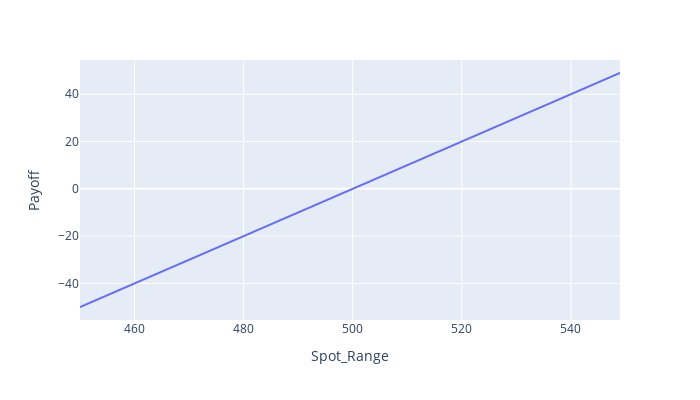

Source (notebook cell):
### Markdown cell above
### Going long on the stock

### Code cell
payoff_stock = spot-stock_buy_price

fig = px.line(x=spot,y=payoff_stock)
fig.update_layout(height = 400, width = 700, xaxis_title = 'Spot_Range', yaxis_title = 'Payoff')

### Figure 1 — Plotly figure (JSON) as saved in the notebook; plotly's stock layout.template omitted (floating-point values rounded to 4 significant figures)
{"data": [{"hovertemplate": "x=%{x}<br>y=%{y}<extra></extra>", "legendgroup": "", "line": {"color": "#636efa", "dash": "solid"}, "marker": {"symbol": "circle"}, "mode": "lines", "name": "", "orientation": "v", "showlegend": false, "type": "scatter", "x": [450, 451, 452, 453, 454, 455, 456, 457, 458, 459, 460, 461, 462, 463, 464, 465, 466, 467, 468, 469, 470, 471, 472, 473, 474, 475, 476, 477, 478, 479, 480, 481, 482, 483, 484, 485, 486, 487, 488, 489, 490, 491, 492, 493, 494, 495, 496, 497, 498, 499, 500, 501, 502, 503, 504, 505, 506, 507, 508, 509, 510, 511, 512, 513, 514, 515, 516, 517, 518, 519, 520, 521, 522, 523, 524, 525, 526, 527, 528, 529, 530, 531, 532, 533, 534, 535, 536, 537, 538, 539, 540, 541, 542, 543, 544, 545, 546, 547, 548, 549], "xaxis": "x", "y": [-50, -49, -48, -47, -46, -45, -44, -43, -42, -41, -40, -39, -38, -37, -36, -35, -34, -33, -32, -31, -30, -29, -28, -27, -26, -25, -24, -23, -22, -21, -20, -19, -18, -17, -16, -15, -14, -13, -12, -11, -10, -9, -8, -7, -6, -5, -4, -3, -2, -1, 0, 1, 2, 3, 4, 5, 6, 7, 8, 9, 10, 11, 12, 13, 14, 15, 16, 17, 18, 19, 20, 21, 22, 23, 24, 25, 26, 27, 28, 29, 30, 31, 32, 33, 34, 35, 36, 37, 38, 39, 40, 41, 42, 43, 44, 45, 46, 47, 48, 49], "yaxis": "y"}], "layout": {"height": 400, "legend": {"tracegroupgap": 0}, "margin": {"t": 60}, "width": 700, "xaxis": {"anchor": "y", "domain": [0, 1], "title": {"text": "Spot_Range"}}, "yaxis": {"anchor": "x", "domain": [0, 1], "title": {"text": "Payoff"}}}}
